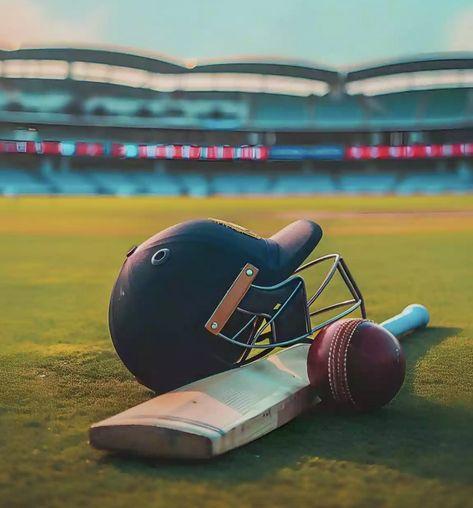
#> input picture input.jpg, 473 x 508 px
$ python 'post ;ab 3.2.py'
#> lines starting #> are read from the running program, lines starting #| are printed output that depends on the picture
import cv2
img = cv2.imread("input.jpg")
#> img is the input picture: shape (508, 473, 3); mean B, G, R 94.2, 115.7, 109.6
t_lower = 100
t_upper = 200
aperture_size = 5
edge = cv2.Canny(img, t_lower, t_upper, apertureSize=aperture_size)
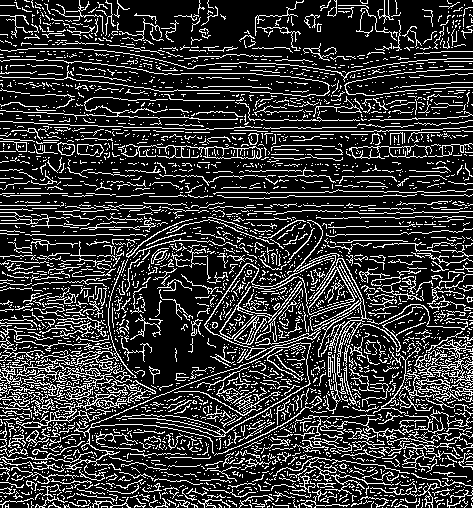
#> edge: shape (508, 473); 20.8% white in thin lines or dots
cv2.imshow('original', img)
cv2.imshow('CS24070 edge', edge)
cv2.waitKey(0)
cv2.destroyAllWindows()

$ run again, with Brightness & contrast.jpg copied over input.jpg
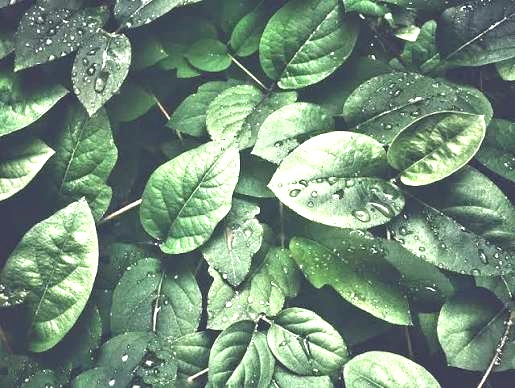
#> input picture Brightness & contrast.jpg, 515 x 388 px
#> img is the input picture: shape (388, 515, 3); mean B, G, R 123.3, 142.3, 116.8
#> `edge = cv2.Canny(img, t_lower, t_upper, apertureSize=aperture_size)`:
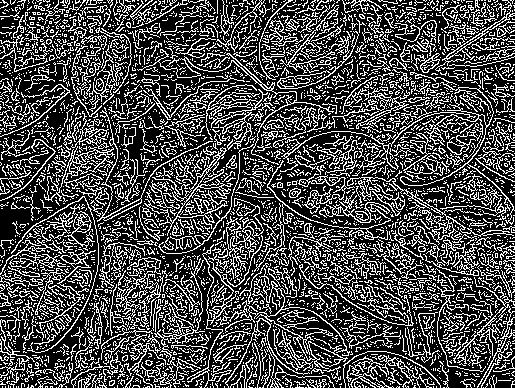
#> edge: shape (388, 515); 29.5% white in thin lines or dots

$ run again, with Sunflower.jpg copied over input.jpg
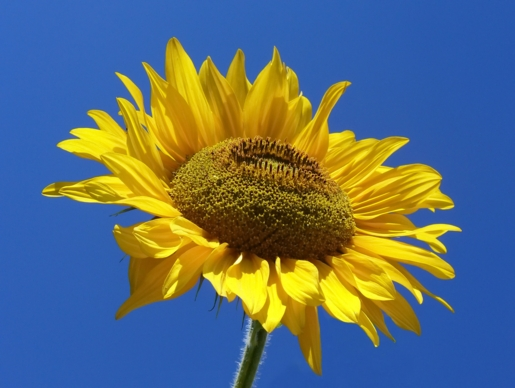
#> input picture Sunflower.jpg, 515 x 388 px
#> img is the input picture: shape (388, 515, 3); mean B, G, R 116.4, 110.1, 93.3
#> `edge = cv2.Canny(img, t_lower, t_upper, apertureSize=aperture_size)`:
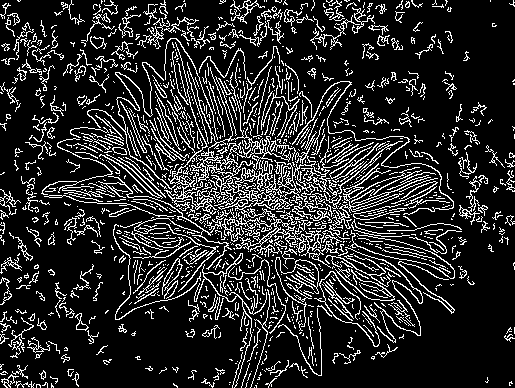
#> edge: shape (388, 515); 16.3% white in thin lines or dots
